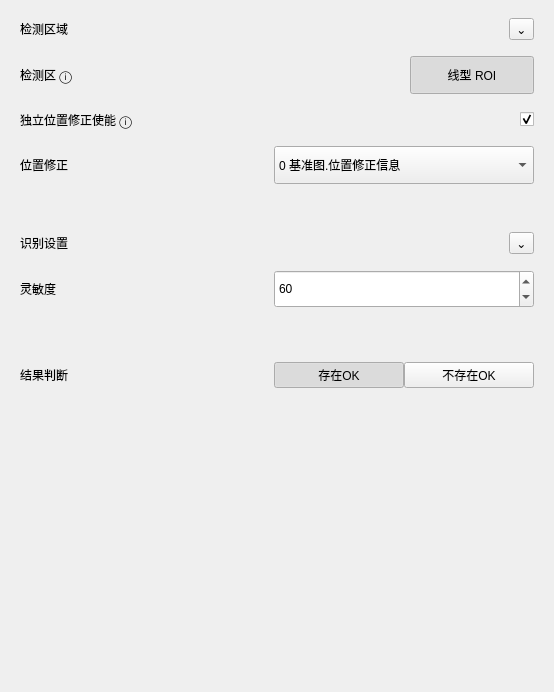
               <widget class="QWidget" name="edgeBasicParamsContents">
                <property name="geometry">
                 <rect>
                  <x>0</x>
                  <y>0</y>
                  <width>554</width>
                  <height>692</height>
                 </rect>
                </property>
                <layout class="QVBoxLayout" name="verticalLayout_basicConfigCards">
                 <property name="spacing">
                  <number>12</number>
                 </property>
                 <property name="leftMargin">
                  <number>0</number>
                 </property>
                 <property name="topMargin">
                  <number>0</number>
                 </property>
                 <property name="rightMargin">
                  <number>0</number>
                 </property>
                 <property name="bottomMargin">
                  <number>0</number>
                 </property>
                 <item>
                  <widget class="QFrame" name="basicDetectionAreaCard">
                   <property name="frameShape">
                    <enum>QFrame::NoFrame</enum>
                   </property>
                   <property name="panelRole" stdset="0">
                    <string>configCard</string>
                   </property>
                   <layout class="QVBoxLayout" name="basicVerticalLayout_detectionArea">
                    <property name="spacing">
                     <number>16</number>
                    </property>
                    <property name="leftMargin">
                     <number>20</number>
                    </property>
                    <property name="topMargin">
                     <number>18</number>
                    </property>
                    <property name="rightMargin">
                     <number>20</number>
                    </property>
                    <property name="bottomMargin">
                     <number>18</number>
                    </property>
                    <item>
                     <layout class="QHBoxLayout" name="basicHorizontalLayout_detectionHeader">
                      <property name="leftMargin">
                       <number>0</number>
                      </property>
                      <property name="topMargin">
                       <number>0</number>
                      </property>
                      <property name="rightMargin">
                       <number>0</number>
                      </property>
                      <property name="bottomMargin">
                       <number>0</number>
                      </property>
                      <item>
                       <widget class="QLabel" name="basicDetectionAreaTitleLabel">
                        <property name="text">
                         <string>检测区域</string>
                        </property>
                        <property name="role" stdset="0">
                         <string>cardTitle</string>
                        </property>
                       </widget>
                      </item>
                      <item>
                       <spacer name="basicHorizontalLayout_detectionHeaderSpacer">
                        <property name="orientation">
                         <enum>Qt::Horizontal</enum>
                        </property>
                        <property name="sizeHint" stdset="0">
                         <size>
                          <width>40</width>
                          <height>20</height>
                         </size>
                        </property>
                       </spacer>
                      </item>
                      <item>
                       <widget class="QToolButton" name="basicDetectionCollapseButton">
                        <property name="text">
                         <string>⌄</string>
                        </property>
                        <property name="role" stdset="0">
                         <string>collapseCard</string>
                        </property>
                       </widget>
                      </item>
                     </layout>
                    </item>
                    <item>
                     <layout class="QHBoxLayout" name="basicHorizontalLayout_detectionAreaEdit">
                      <property name="leftMargin">
                       <number>0</number>
                      </property>
                      <property name="topMargin">
                       <number>0</number>
                      </property>
                      <property name="rightMargin">
                       <number>0</number>
                      </property>
                      <property name="bottomMargin">
                       <number>0</number>
                      </property>
                      <item>
                       <widget class="QLabel" name="basicDetectionAreaLabel">
                        <property name="minimumSize">
                         <size>
                          <width>150</width>
                          <height>0</height>
                         </size>
                        </property>
                        <property name="text">
                         <string>检测区 ⓘ</string>
                        </property>
                        <property name="role" stdset="0">
                         <string>rowField</string>
                        </property>
                       </widget>
                      </item>
                      <item>
                       <widget class="QToolButton" name="basicDetectionRectButton">
                        <property name="minimumSize">
                         <size>
                          <width>124</width>
                          <height>38</height>
                         </size>
                        </property>
                        <property name="maximumSize">
                         <size>
                          <width>124</width>
                          <height>38</height>
                         </size>
                        </property>
                        <property name="toolTip">
                         <string>点击后在右侧绘制线型搜索 ROI</string>
                        </property>
                        <property name="text">
                         <string>线型 ROI</string>
                        </property>
                        <property name="checkable">
                         <bool>true</bool>
                        </property>
                        <property name="checked">
                         <bool>true</bool>
                        </property>
                        <property name="actionRole" stdset="0">
                         <string>toolbarIcon</string>
                        </property>
                       </widget>
                      </item>
                     </layout>
                    </item>
                    <item>
                     <layout class="QHBoxLayout" name="basicHorizontalLayout_positionEnable">
                      <property name="leftMargin">
                       <number>0</number>
                      </property>
                      <property name="topMargin">
                       <number>0</number>
                      </property>
                      <property name="rightMargin">
                       <number>0</number>
                      </property>
                      <property name="bottomMargin">
                       <number>0</number>
                      </property>
                      <item>
                       <widget class="QLabel" name="basicPositionEnableLabel">
                        <property name="minimumSize">
                         <size>
                          <width>260</width>
                          <height>0</height>
                         </size>
                        </property>
                        <property name="text">
                         <string>独立位置修正使能 ⓘ</string>
                        </property>
                        <property name="role" stdset="0">
                         <string>rowField</string>
                        </property>
                       </widget>
                      </item>
                      <item>
                       <spacer name="basicHorizontalSpacer_positionEnable">
                        <property name="orientation">
                         <enum>Qt::Horizontal</enum>
                        </property>
                        <property name="sizeHint" stdset="0">
                         <size>
                          <width>40</width>
                          <height>20</height>
                         </size>
                        </property>
                       </spacer>
                      </item>
                      <item>
                       <widget class="QCheckBox" name="basicPositionCorrectionSwitch">
                        <property name="text">
                         <string/>
                        </property>
                        <property name="checked">
                         <bool>true</bool>
                        </property>
                       </widget>
                      </item>
                     </layout>
                    </item>
                    <item>
                     <layout class="QHBoxLayout" name="basicHorizontalLayout_positionSource">
                      <property name="leftMargin">
                       <number>0</number>
                      </property>
                      <property name="topMargin">
                       <number>0</number>
                      </property>
                      <property name="rightMargin">
                       <number>0</number>
                      </property>
                      <property name="bottomMargin">
                       <number>0</number>
                      </property>
                      <item>
                       <widget class="QLabel" name="basicPositionSourceLabel">
                        <property name="minimumSize">
                         <size>
                          <width>150</width>
                          <height>0</height>
                         </size>
                        </property>
                        <property name="text">
                         <string>位置修正</string>
                        </property>
                        <property name="role" stdset="0">
                         <string>rowField</string>
                        </property>
                       </widget>
                      </item>
                      <item>
                       <widget class="QComboBox" name="basicPositionCorrectionComboBox">
                        <property name="minimumSize">
                         <size>
                          <width>260</width>
                          <height>38</height>
                         </size>
                        </property>
                        <item>
                         <property name="text">
                          <string>0 基准图.位置修正信息</string>
                         </property>
                        </item>
                       </widget>
                      </item>
                     </layout>
                    </item>
                   </layout>
                  </widget>
                 </item>
                 <item>
                  <widget class="QFrame" name="basicRecognitionSettingsCard">
                   <property name="frameShape">
                    <enum>QFrame::NoFrame</enum>
                   </property>
                   <property name="panelRole" stdset="0">
                    <string>configCard</string>
                   </property>
                   <layout class="QVBoxLayout" name="basicVerticalLayout_recognitionSettings">
                    <property name="spacing">
                     <number>16</number>
                    </property>
                    <property name="leftMargin">
                     <number>20</number>
                    </property>
                    <property name="topMargin">
                     <number>18</number>
                    </property>
                    <property name="rightMargin">
                     <number>20</number>
                    </property>
                    <property name="bottomMargin">
                     <number>18</number>
                    </property>
                    <item>
                     <layout class="QHBoxLayout" name="basicHorizontalLayout_recognitionHeader">
                      <property name="leftMargin">
                       <number>0</number>
                      </property>
                      <property name="topMargin">
                       <number>0</number>
                      </property>
                      <property name="rightMargin">
                       <number>0</number>
                      </property>
                      <property name="bottomMargin">
                       <number>0</number>
                      </property>
                      <item>
                       <widget class="QLabel" name="basicRecognitionSettingsTitleLabel">
                        <property name="text">
                         <string>识别设置</string>
                        </property>
                        <property name="role" stdset="0">
                         <string>cardTitle</string>
                        </property>
                       </widget>
                      </item>
                      <item>
                       <spacer name="basicHorizontalLayout_recognitionHeaderSpacer">
                        <property name="orientation">
                         <enum>Qt::Horizontal</enum>
                        </property>
                        <property name="sizeHint" stdset="0">
                         <size>
                          <width>40</width>
                          <height>20</height>
                         </size>
                        </property>
                       </spacer>
                      </item>
                      <item>
                       <widget class="QToolButton" name="basicRecognitionCollapseButton">
                        <property name="text">
                         <string>⌄</string>
                        </property>
                        <property name="role" stdset="0">
                         <string>collapseCard</string>
                        </property>
                       </widget>
                      </item>
                     </layout>
                    </item>
                    <item>
                     <layout class="QHBoxLayout" name="basicHorizontalLayout_sensitivity">
                      <property name="leftMargin">
                       <number>0</number>
                      </property>
                      <property name="topMargin">
                       <number>0</number>
                      </property>
                      <property name="rightMargin">
                       <number>0</number>
                      </property>
                      <property name="bottomMargin">
                       <number>0</number>
                      </property>
                      <item>
                       <widget class="QLabel" name="basicSensitivityLabel">
                        <property name="minimumSize">
                         <size>
                          <width>150</width>
                          <height>0</height>
                         </size>
                        </property>
                        <property name="text">
                         <string>灵敏度</string>
                        </property>
                        <property name="role" stdset="0">
                         <string>rowField</string>
                        </property>
                       </widget>
                      </item>
                      <item>
                       <widget class="QSpinBox" name="edgeBasicSensitivitySpinBox">
                        <property name="minimumSize">
                         <size>
                          <width>260</width>
                          <height>38</height>
                         </size>
                        </property>
                        <property name="minimum">
                         <number>0</number>
                        </property>
                        <property name="maximum">
                         <number>100</number>
                        </property>
                        <property name="value">
                         <number>60</number>
                        </property>
                       </widget>
                      </item>
                     </layout>
                    </item>
                   </layout>
                  </widget>
                 </item>
                 <item>
                  <widget class="QFrame" name="basicResultJudgeCard">
                   <property name="frameShape">
                    <enum>QFrame::NoFrame</enum>
                   </property>
                   <property name="panelRole" stdset="0">
                    <string>configCard</string>
                   </property>
                   <layout class="QVBoxLayout" name="basicVerticalLayout_resultJudge">
                    <property name="spacing">
                     <number>16</number>
                    </property>
                    <property name="leftMargin">
                     <number>20</number>
                    </property>
                    <property name="topMargin">
                     <number>18</number>
                    </property>
                    <property name="rightMargin">
                     <number>20</number>
                    </property>
                    <property name="bottomMargin">
                     <number>18</number>
                    </property>
                    <item>
                     <layout class="QHBoxLayout" name="basicHorizontalLayout_resultHeader">
                      <property name="leftMargin">
                       <number>0</number>
                      </property>
                      <property name="topMargin">
                       <number>0</number>
                      </property>
                      <property name="rightMargin">
                       <number>0</number>
                      </property>
                      <property name="bottomMargin">
                       <number>0</number>
                      </property>
                      <item>
                       <widget class="QLabel" name="basicResultJudgeTitleLabel">
                        <property name="text">
                         <string>结果判断</string>
                        </property>
                        <property name="role" stdset="0">
                         <string>cardTitle</string>
                        </property>
                       </widget>
                      </item>
                      <item>
                       <spacer name="basicHorizontalLayout_resultHeaderSpacer">
                        <property name="orientation">
                         <enum>Qt::Horizontal</enum>
                        </property>
                        <property name="sizeHint" stdset="0">
                         <size>
                          <width>40</width>
                          <height>20</height>
                         </size>
                        </property>
                       </spacer>
                      </item>
                      <item>
                       <widget class="QFrame" name="basicResultPresenceFrame">
                        <property name="minimumSize">
                         <size>
                          <width>260</width>
                          <height>38</height>
                         </size>
                        </property>
                        <property name="maximumSize">
                         <size>
                          <width>260</width>
                          <height>38</height>
                         </size>
                        </property>
                        <property name="panelRole" stdset="0">
                         <string>optionGroup</string>
                        </property>
                        <layout class="QHBoxLayout" name="basicHorizontalLayout_resultPresenceButtons">
                         <property name="spacing">
                          <number>0</number>
                         </property>
                         <property name="leftMargin">
                          <number>0</number>
                         </property>
                         <property name="topMargin">
                          <number>0</number>
                         </property>
                         <property name="rightMargin">
                          <number>0</number>
                         </property>
                         <property name="bottomMargin">
                          <number>0</number>
                         </property>
                         <item>
                          <widget class="QPushButton" name="basicPresentOkButton">
                           <property name="text">
                            <string>存在OK</string>
                           </property>
                           <property name="checkable">
                            <bool>true</bool>
                           </property>
                           <property name="checked">
                            <bool>true</bool>
                           </property>
                          </widget>
                         </item>
                         <item>
                          <widget class="QPushButton" name="basicAbsentOkButton">
                           <property name="text">
                            <string>不存在OK</string>
                           </property>
                           <property name="checkable">
                            <bool>true</bool>
                           </property>
                          </widget>
                         </item>
                        </layout>
                       </widget>
                      </item>
                     </layout>
                    </item>
                   </layout>
                  </widget>
                 </item>
                 <item>
                  <spacer name="basicVerticalSpacer_configCards">
                   <property name="orientation">
                    <enum>Qt::Vertical</enum>
                   </property>
                   <property name="sizeHint" stdset="0">
                    <size>
                     <width>20</width>
                     <height>40</height>
                    </size>
                   </property>
                  </spacer>
                 </item>
                </layout>
               </widget>
